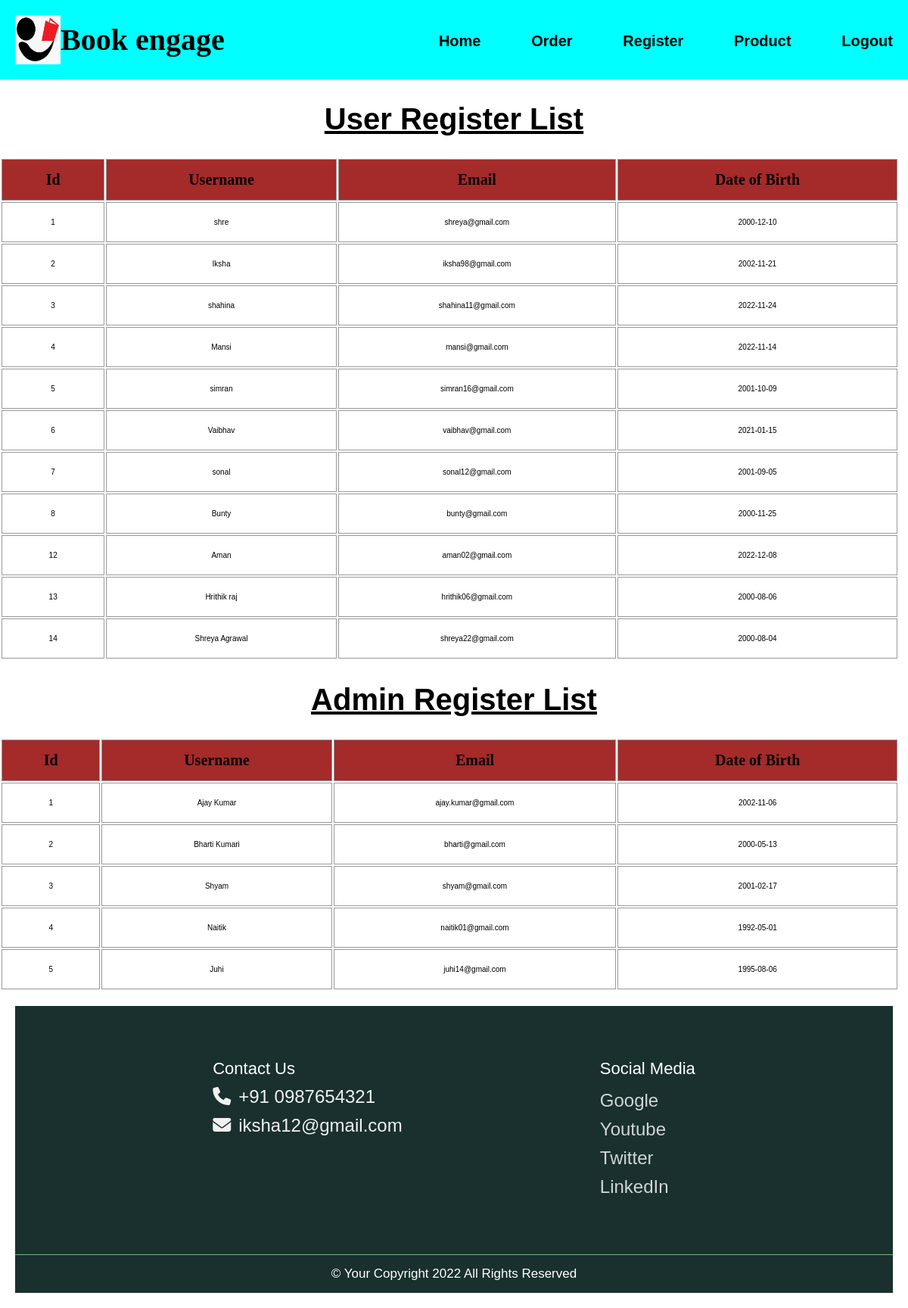
The page /adminpages/registerlist.php on the database its author committed.
### tables this page shows
CREATE TABLE `register` (
  `id` int NOT NULL AUTO_INCREMENT,
  `username` varchar(50) DEFAULT NULL,
  `email` varchar(20) DEFAULT NULL,
  `pass` varchar(10) DEFAULT NULL,
  `dob` date DEFAULT NULL,
  PRIMARY KEY (`id`)
);

CREATE TABLE `adminregister` (
  `A_ID` int NOT NULL AUTO_INCREMENT,
  `name` varchar(50) DEFAULT NULL,
  `email` varchar(50) DEFAULT NULL,
  `pass` varchar(10) DEFAULT NULL,
  `dob` date DEFAULT NULL,
  PRIMARY KEY (`A_ID`)
);

### adminpages/registerlist.php (the view, shortened to what this page needs)
<!DOCTYPE html>
<html lang="en">
<head>
    <link rel="stylesheet" href="https://cdnjs.cloudfare.com/ajax/libs/font-awesome/4.7.0/css/font-awesome.min.css">
    <link rel="stylesheet" href="admin.css">
</head>
<body>
<header class="header">
    <div class="flex">
     <img src="Logo.jpg" alt="" width="60px" height="65px">
        <a href="#" class="logo">Book engage</a>
        <nav class="navbar">
            <a href="admin2ndpage.php">Home</a>
            <a href="Orderlist.php">Order</a>
            <a href="registerlist.php">Register</a>
            <a href="adminproduct.php">Product</a>
            <a href="./adminlogin.php">Logout</a>
        </nav>
    </div>
</header>
<div class="contain">
  <center><h1><u><b>User Register List</b></u></h1></center>
</div>
<br>
<div>
  <?php
  include 'adminConnection.php';
  $sql = "SELECT * FROM register";
  $result = $con->query($sql);
  if($result->num_rows>0) {
      echo '<table class="list" border="4" width="99%">';
      echo "<tr>";
      echo "   <th>Id</th>";
      echo "   <th>Username</th>";
      echo "   <th>Email</th>";
      echo "   <th>Date of Birth</th>";
      echo "</tr>";
      while($row = $result->fetch_assoc()) {
          echo "<tr>";
          echo '  <td>' .$row["id"] . '</td>';
          echo '  <td>' .$row["username"] . '</td>';
          echo '  <td>' .$row["email"] . '</td>';
          echo '  <td>' .$row["dob"] . '</td>';
          echo "</tr>";
      }
      echo "</table>";
  } else {
      echo "No data found";
  }
  ?>
</div>
<div class="contain">
  <center><h1><u><b>Admin Register List</b></u></h1></center>
</div>
<br>
<div>
  <?php
  include 'adminConnection.php';
  $sql = "SELECT * FROM adminregister";
  $result = $con->query($sql);
  if($result->num_rows>0) {
      echo '<table class="list" border="4" width="99%">';
      echo "<tr>";
      echo "   <th>Id</th>";
      echo "   <th>Username</th>";
      echo "   <th>Email</th>";
      echo "   <th>Date of Birth</th>";
      echo "</tr>";
      while($row = $result->fetch_assoc()) {
          echo "<tr>";
          echo '  <td>' .$row["A_ID"] . '</td>';
          echo '  <td>' .$row["name"] . '</td>';
          echo '  <td>' .$row["email"] . '</td>';
          echo '  <td>' .$row["dob"] . '</td>';
          echo "</tr>";
      }
      echo "</table>";
  } else {
      echo "No data found";
  }
  ?>
</div>
</body>
<footerr> <?php include 'adminfooterr.html';?> </footerr>
</html>

### adminpages/admin.css (style rules this page uses)
:root { --purple:#8e44ad; --red:#c0392b; --orange:#f39c12; --black:#333; --white:#fff; --light-color:#666; --light-white:#ccc; --light-bg:#f5f5f5; --border:0.5rem solid var(--black); --box-shadow:0.5rem 0.5rem rgba(0,0,0,.1); }
* { font-family: 'Rubik', sans-serif; margin: 0; padding: 0; box-sizing: border-box; outline: none; border: none; text-decoration: none; transition: all .2s linear; }
html { font-size: 62.5%; overflow-x: hidden; }
section { padding: 2rem; }
.header { background-color: aqua; position: sticky; top: 0;left: 0; z-index: 1000; }
.header .flex { display: flex; align-items: center; padding: 2rem 2rem; max-width: 1200px; margin: 0 auto; }
.header .flex .logo { margin-right: auto; font-family:Georgia, 'Times New Roman', Times, serif; font-weight:bolder; font-size: 4rem; color:black; }
.header .flex .navbar a { margin-left: 6rem; font-size: 2rem; font-weight: bold; color: black; }
.contain h1 { font-size: 40px; font-family:Arial, Helvetica, sans-serif ; text-decoration: underline; margin-top: 30px; text-align:center; color:black; }
td, th { border: 1px solid #999; padding: 20px; font-size: x-small; text-align: center; }
th { background: brown; color: black; font-weight:900; font-family:Cambria, Cochin, Georgia, Times, 'Times New Roman', serif; font-size: 20px; border-radius: 0; position: sticky; top: 0; padding: 15px; }
* { margin: 0px; padding: 0px; }

### adminpages/adminfooter.css (style rules this page uses)
* { margin:0; padding:0; box-sizing:border-box; }
body { font-family: 'Montserrat', sans-serif; font-size: x-large; }
.main-footer { padding: 70px 0; display: flex; justify-content: space-evenly; background-color: #19302E; }
.main-footer ul { list-style: none; }
.main-footer h1 { font-size: 22px; line-height: 117%; color: #ffffff; margin-bottom: 10px; font-weight: 500; }
.main-footer ul li a { color: #ffffffcc; text-decoration:none; }
footer { background-color: #19302E; border-top: 1px solid #6EB981; font-size: 17px; padding: 15px 5px; color: #ffffff; text-align: center; }
.contact-details li { list-style: none; margin: 10px 0; }
.contact-details li a { text-decoration:none; color: #f1f1f1; }
.contact-details .fa { color: #f1f1f1; margin-right: 10px; }
.com ul li { padding:5px 0; }

### rows shown on the page
register: id "1", username "shre", email "shreya@gmail.com", dob "2000-12-10"
register: id "2", username "Iksha", email "iksha98@gmail.com", dob "2002-11-21"
register: id "3", username "shahina", email "shahina11@gmail.com", dob "2022-11-24"
register: id "4", username "Mansi", email "mansi@gmail.com", dob "2022-11-14"
register: id "5", username "simran", email "simran16@gmail.com", dob "2001-10-09"
register: id "6", username "Vaibhav", email "vaibhav@gmail.com", dob "2021-01-15"
register: id "7", username "sonal", email "sonal12@gmail.com", dob "2001-09-05"
register: id "8", username "Bunty", email "bunty@gmail.com", dob "2000-11-25"
register: id "12", username "Aman", email "aman02@gmail.com", dob "2022-12-08"
register: id "13", username "Hrithik raj", email "hrithik06@gmail.com", dob "2000-08-06"
register: id "14", username "Shreya Agrawal", email "shreya22@gmail.com", dob "2000-08-04"
adminregister: A_ID "1", name "Ajay Kumar", email "ajay.kumar@gmail.com", dob "2002-11-06"
adminregister: A_ID "2", name "Bharti Kumari", email "bharti@gmail.com", dob "2000-05-13"
adminregister: A_ID "3", name "Shyam", email "shyam@gmail.com", dob "2001-02-17"
adminregister: A_ID "4", name "Naitik", email "naitik01@gmail.com", dob "1992-05-01"
adminregister: A_ID "5", name "Juhi", email "juhi14@gmail.com", dob "1995-08-06"
